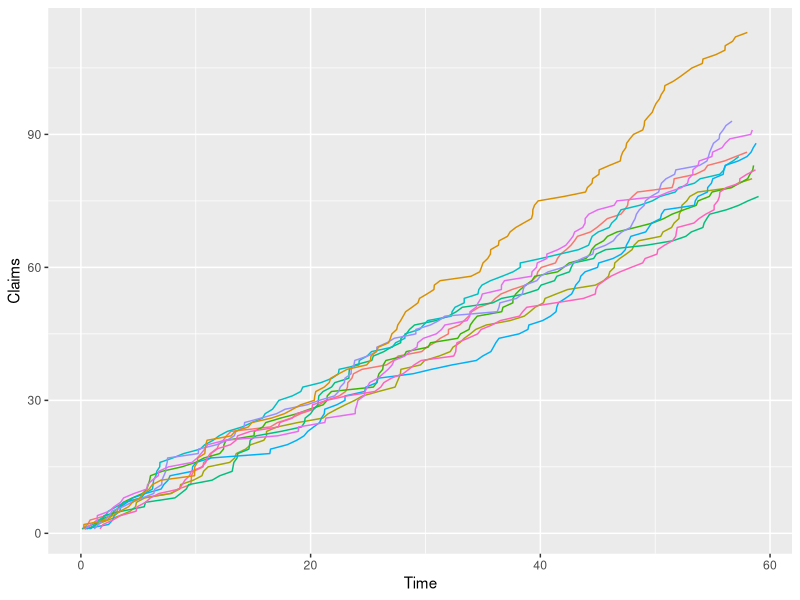

This chart was generated by the following R code:
# Code for the Project in Stochastic Modelling
# Lars Sæle & Helge Bergo
# September - October 2019

## Problem 2 - Insurance claims

# Simulate 1000 realizations of the Poission process

N <- 10000000
lambda <- 1.5 
t <- 59 # days
mu <- lambda * t 
limit <- 100 # value to be checked agains

claims <- numeric(N) # number of claims for each realization

beta = 10;
E <- numeric(N);     # expected total claim amount 
Var <- numeric(N);   # variance of total claim amount   

for(i in 1:N){
  claims[i] = rpois(1,mu)  # Number of claims for each realization
  E[i] = claims[i]/beta;    
  Var[i] = 2*claims[i]/(beta^2); 
}

result = mean(claims > limit)

cat(sprintf("Probability: %0.6f\n", result));
cat(sprintf("Expectation: %0.5f\n", mean(E)));
cat(sprintf("Variance: %0.5f\n", mean(Var)));



# Plot of 10 realizations
realizations <- 10;

library(ggplot2) # import ggplot 2, to use several plots in one
plot = ggplot() 

for (k in 1:realizations) {
  # For each realization, the number of claims are calculated
  claims = rpois(1,mu)
  u = numeric(claims)
  # The claims are distributed using a normal distribution from 0 to t
  for (i in 1:claims) {
    u[i] = runif(1,0,t)
  }
  
  events = c(1:claims) # the accumulated list of claims (y-axis)
  w = sort(u); # the "timing" of each claim (x-axis)
  
  df = data.frame(w, events); 
  plot = plot + geom_line(aes_string(x = w, y = events, color= shQuote(k)))
}

plot + labs(x = "Time", y = "Claims") + theme(legend.position = "none")


